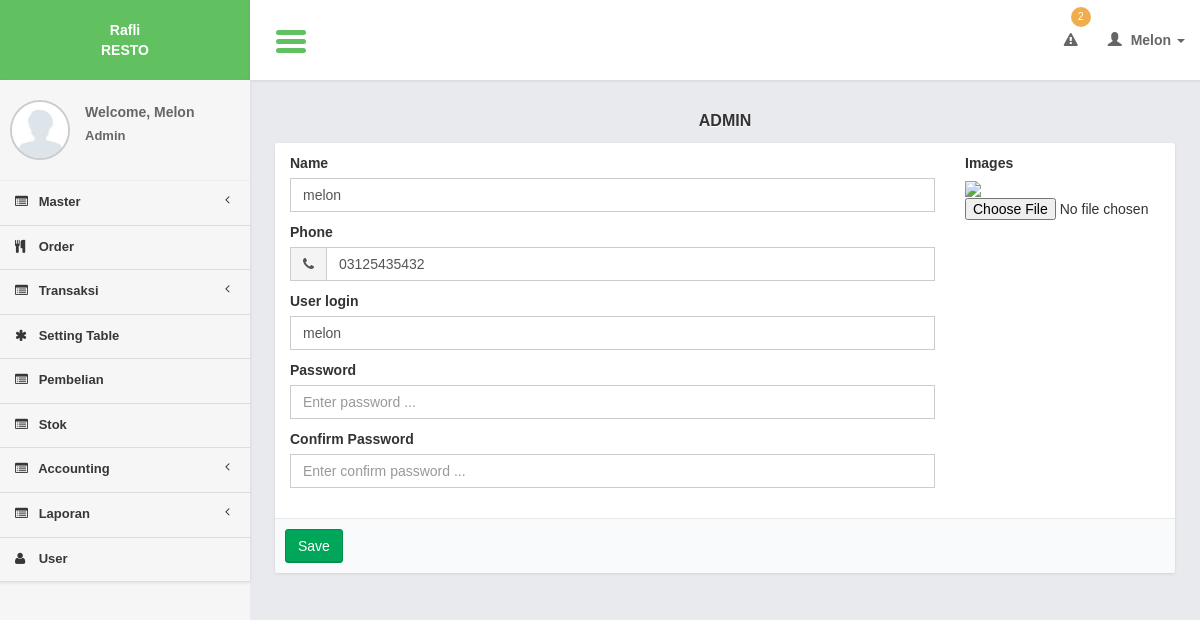
Page /controllers/edit_admin.php?page=form (signed in) on the committed database.
### tables this page shows
CREATE TABLE `users` (
  `user_id` int(11) NOT NULL,
  `user_type_id` int(11) DEFAULT NULL,
  `user_login` varchar(100) DEFAULT NULL,
  `user_password` varchar(100) DEFAULT NULL,
  `user_name` varchar(100) DEFAULT NULL,
  `user_code` varchar(100) DEFAULT NULL,
  `user_phone` varchar(100) DEFAULT NULL,
  `user_img` text NOT NULL,
  `user_active_status` int(11) NOT NULL,
  `branch_id` int(11) NOT NULL
);

### models/edit_admin_model.php (called while the page is built, shortened)
<?
function read_id($id){
	$query = mysql_query("select *
				from users
				where user_id = '$id'");
	$result = mysql_fetch_object($query);
	return $result;
}
?>

### views/edit_admin/form.php (the view, shortened to what this page needs)
      <section class="content">
          <div class="row">
              <div class="col-md-12">
                 <div class="title_page"> <?= $title ?></div>
                   <form role="form" action="<?= $action?>" method="post">
                  <div class="box box-primary">
                      <div class="box-body">
                                <div class="col-md-9">
                            	  <div class="form-group">
                                  <label>Name</label>
                                  <input required type="text" name="i_name" class="form-control" placeholder="Enter name ..." value="<?= $row->user_name ?>"/>
</div>
                              <div class="form-group">
                              <label>Phone</label>
                              <div class="input-group">
                              <div class="input-group-addon">
                              <i class="fa fa-phone"></i>
                              </div>
                              <input required class="form-control" type="text" name="i_phone" placeholder="Enter phone ..." value="<?= $row->user_phone?>">
                              </div>
                              </div>
                          <div class="form-group">
                                  <label>User login</label>
                                  <input required type="text" name="i_login" class="form-control" placeholder="Enter user login ..." value="<?= $row->user_login ?>"/>
                              </div>
                              <div class="form-group">
                                  <label>Password</label>
                                  <input   type="password" name="i_password" class="form-control" placeholder="Enter password ..." value=""/>
                              </div>
                              <div class="form-group">
                                  <label>Confirm Password</label>
                                  <input   type="password" name="i_confirm_password" class="form-control" placeholder="Enter confirm password ..." value=""/>
                              </div>
                              </div>
                               <div class="col-md-3">
                               <div class="form-group">
                               <label>Images</label>
                                <?php
                              if($id){
?>
                              <br />
                              <img src="<?= "../img/user/".$row->user_img ?>" style="width:100%;"/>
                              <?php
}
?>
                                 <input type="file" name="i_img" id="i_img" />
                              </div>
                          </div>
                      </div>
          <div class="box-footer">
                      <input class="btn btn-success" type="submit" value="Save"/>
                      </div>
                  </div>
             </form>
              </div>
          </div>
    </section>

### css/AdminLTE.css (style rules this page uses)
html { font-family: 'Source Sans Pro', sans-serif; -webkit-font-smoothing: antialiased; min-height: 100%; background: #E9EAED; }
body { font-family: 'Source Sans Pro', sans-serif; -webkit-font-smoothing: antialiased; min-height: 100%; }
.content { padding: 30px 10px; }
img { max-width: 100%important; }
.form-control { -webkit-border-radius: 0px !important; -moz-border-radius: 0px !important; border-radius: 0px !important; box-shadow: none; }
.input-group .input-group-addon { border-radius: 0; background-color: #f4f4f4; }
.box { position: relative; margin-bottom: 20px; -webkit-border-radius: 3px; -moz-border-radius: 3px; border-radius: 3px !important; width: 100%; background:#fff; box-shadow: 0 1px 3px rgba(0, 0, 0, 0.1); }
.box.box-primary { border-top-color: #3c8dbc; border-radius:3px; }
.box .box-body { padding-top:10px; -webkit-border-top-left-radius: 0; -webkit-border-top-right-radius: 0; -webkit-border-bottom-right-radius: 3px; -webkit-border-bottom-left-radius: 3px; -moz-border-radius-topleft: 0; -moz-border-radius-topright: 0; -moz-border-radius-bottomright: 3px; -moz-border-radius-bottomleft: 3px; border-top-left-radius: 0; border-top-right-radius: 0; border-bottom-right-radius: 3px; border-bottom-left-radius: 3px; border-radius:3px; padding-bottom:20px; }
.box .box-footer { border-top: 1px solid #e8e8e8; -webkit-border-top-left-radius: 0; -webkit-border-top-right-radius: 0; -webkit-border-bottom-right-radius: 3px; -webkit-border-bottom-left-radius: 3px; -moz-border-radius-topleft: 0; -moz-border-radius-topright: 0; -moz-border-radius-bottomright: 3px; -moz-border-radius-bottomleft: 3px; border-top-left-radius: 0; border-top-right-radius: 0; border-bottom-right-radius: 3px; border-bottom-left-radius: 3px; background:#F9FAFC; padding: 10px; }
.btn { font-weight: 500; -webkit-border-radius: 3px; -moz-border-radius: 3px; border-radius: 3px; border: 1px solid transparent; -webkit-box-shadow: inset 0px -2px 0px 0px rgba(0, 0, 0, 0.09); -moz-box-shadow: inset 0px -2px 0px 0px rgba(0, 0, 0, 0.09); box-shadow: inset 0px -1px 0px 0px rgba(0, 0, 0, 0.09); }
.btn.btn-success { background-color: #00a65a; border-color: #008d4c; }
.title_page { font-size:medium; text-align:center; font-weight:bold; margin-bottom:10px; text-shadow: 0 1px 1px #ffffff; text-transform:uppercase; }

### css/tooltip/tooltip-classic.css (style rules this page uses)
html, body { margin:0; height:100%; }

### rows in the picture
users: i_name "melon", i_phone "03125435432", i_login "melon"

### other values in the picture
count_stock_limit() "2"
$user_data[0] "Melon"
$user_data[1] "Admin"
$title "ADMIN"
